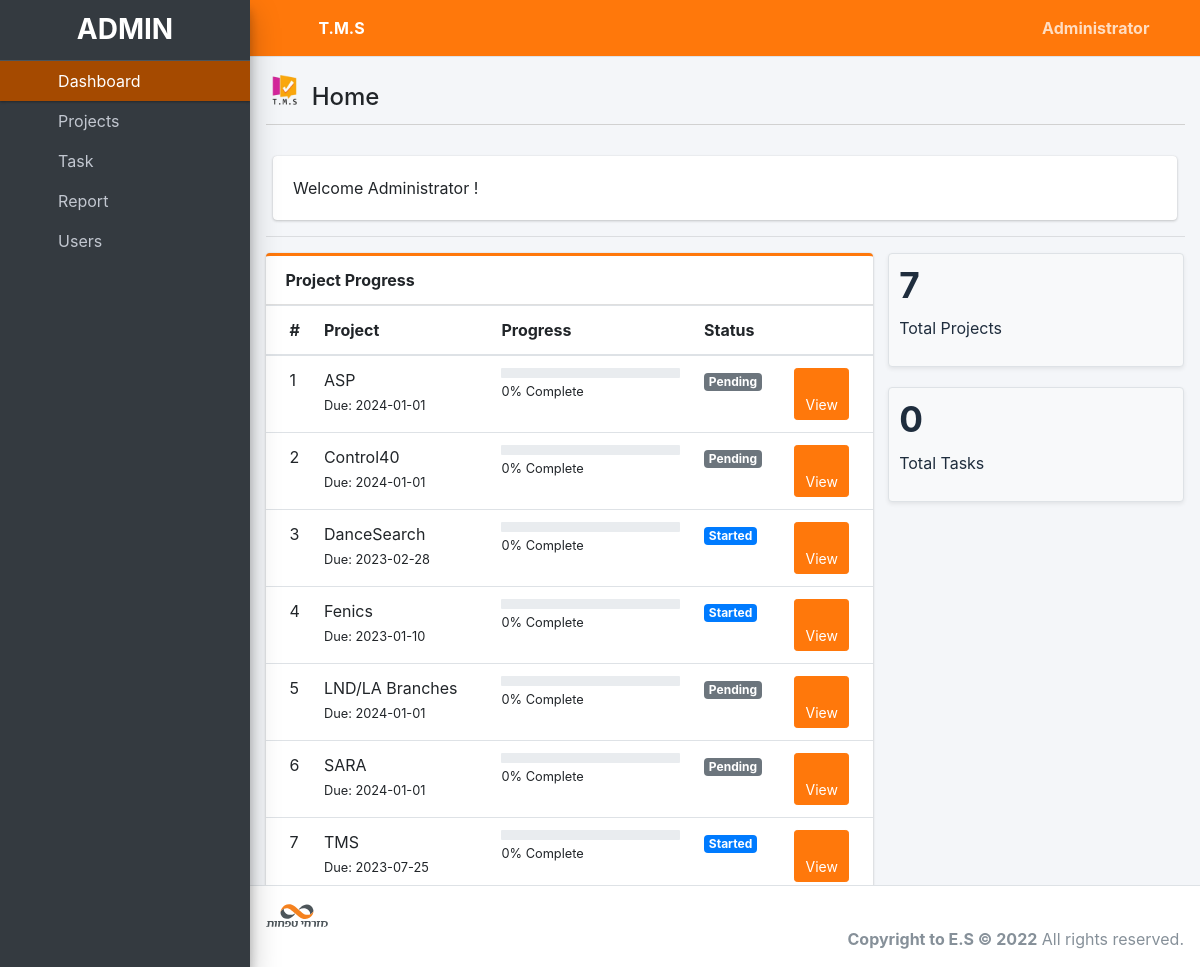
The page / (signed in) on the database its author committed.
### tables this page shows
CREATE TABLE `project_list` (
  `id` int(30) NOT NULL,
  `name` varchar(200) NOT NULL,
  `description` text NOT NULL,
  `status` tinyint(2) NOT NULL,
  `start_date` date NOT NULL,
  `end_date` date NOT NULL,
  `manager_id` int(30) NOT NULL,
  `user_ids` text NOT NULL,
  `date_created` datetime NOT NULL DEFAULT current_timestamp(),
  `repository` varchar(255) NOT NULL
);

### home.php (the view, shortened to what this page needs)
<?php include('db_connect.php') ?>
 <div class="col-12">
          <div class="card">
            <div class="card-body">
              Welcome <?php echo $_SESSION['login_name'] ?>!
            </div>
          </div>
  </div>
  <hr>
  <?php
     $where2 = "";
    ?>
      <div class="row">
        <div class="col-md-8">
        <div class="card card-outline card-success">
          <div class="card-header">
            <b>Project Progress</b>
          </div>
          <div class="card-body p-0">
            <div class="table-responsive">
              <table class="table m-0 table-hover">
                <colgroup>
                  <col width="5%">
                  <col width="30%">
                  <col width="35%">
                  <col width="15%">
                  <col width="15%">
                </colgroup>
                <thead>
                  <th>#</th>
                  <th>Project</th>
                  <th>Progress</th>
                  <th>Status</th>
                  <th></th>
                </thead>
                <tbody>
                <?php
                $i = 1;
                $stat = array("Pending","Started","On-Progress","On-Hold","Over Due","Done");
                $where = "";
                $qry = $conn->query("SELECT * FROM project_list $where order by name asc");
                while($row= $qry->fetch_assoc()):
                $tprog = $conn->query("SELECT * FROM task_list where project_id = {$row['id']}")->num_rows;
                $cprog = $conn->query("SELECT * FROM task_list where project_id = {$row['id']} and status = 3")->num_rows;
                $prog = $tprog > 0 ? ($cprog/$tprog) * 100 : 0;
                $prog = $prog > 0 ?  number_format($prog,2) : $prog;
                $prod = $conn->query("SELECT * FROM user_productivity where project_id = {$row['id']}")->num_rows;
                if($row['status'] == 0 && strtotime(date('Y-m-d')) >= strtotime($row['start_date'])):
                if($prod  > 0  || $cprog > 0)
                  $row['status'] = 2;
                else
                  $row['status'] = 1;
                elseif($row['status'] == 0 && strtotime(date('Y-m-d')) > strtotime($row['end_date'])):
                $row['status'] = 4;
                endif;
                  ?>
                  <tr>
                      <td>
                         <?php echo $i++ ?>
                      </td>
                      <td>
                          <a>
                              <?php echo ucwords($row['name']) ?>
                          </a>
                          <br>
                          <small>
                              Due: <?php echo date("Y-m-d",strtotime($row['end_date'])) ?>
                          </small>
                      </td>
                      <td class="project_progress">
                          <div class="progress progress-sm">
                          </div>
                          <small>
                              <?php echo $prog ?>% Complete
                          </small>
                      </td>
                      <td class="project-state">
                          <?php
                            if($stat[$row['status']] =='Pending'){
                              echo "<span class='badge badge-secondary'>{$stat[$row['status']]}</span>";
                            }elseif($stat[$row['status']] =='Started'){
                              echo "<span class='badge badge-primary'>{$stat[$row['status']]}</span>";
                            }elseif($stat[$row['status']] =='On-Progress'){
                              echo "<span class='badge badge-info'>{$stat[$row['status']]}</span>";
                            }elseif($stat[$row['status']] =='On-Hold'){
                              echo "<span class='badge badge-warning'>{$stat[$row['status']]}</span>";
                            }elseif($stat[$row['status']] =='Over Due'){
                              echo "<span class='badge badge-danger'>{$stat[$row['status']]}</span>";
                            }elseif($stat[$row['status']] =='Done'){
                              echo "<span class='badge badge-success'>{$stat[$row['status']]}</span>";
                            }
                          ?>
                      </td>
                      <td>
                        <a class="btn btn-primary btn-sm" href="./index.php?page=view_project&id=<?php echo $row['id'] ?>">
                              <i class="fas fa-folder">
                              </i>
                              View
                        </a>
                      </td>
                  </tr>
                <?php endwhile; ?>
                </tbody>
              </table>
            </div>
          </div>
        </div>
        </div>
        <div class="col-md-4">
          <div class="row">
          <div class="col-12 col-sm-6 col-md-12">
            <div class="small-box bg-light shadow-sm border">
              <div class="inner">
                <h3><?php echo $conn->query("SELECT * FROM project_list $where")->num_rows; ?></h3>
                <p>Total Projects</p>
              </div>
              <div class="icon">
                <i class="fa fa-layer-group"></i>
              </div>
            </div>
          </div>
           <div class="col-12 col-sm-6 col-md-12">
            <div class="small-box bg-light shadow-sm border">
              <div class="inner">
                <h3><?php echo $conn->query("SELECT t.*,p.name as pname,p.start_date,p.status as pstatus, p.end_date,p.id as pid FROM task_list t inner join project_list p on p.id = t.project_id $where2")->num_rows; ?></h3>
                <p>Total Tasks</p>
              </div>
              <div class="icon">
                <i class="fa fa-tasks"></i>
              </div>
            </div>
          </div>
      </div>
        </div>
      </div>

### rows shown on the page
project_list: name "ASP", end_date "2024-01-01", prog "0", status "Pending"
project_list: name "Control40", end_date "2024-01-01", prog "0", status "Pending"
project_list: name "DanceSearch", end_date "2023-02-28", prog "0", status "Started"
project_list: name "Fenics", end_date "2023-01-10", prog "0", status "Started"
project_list: name "LND/LA Branches", end_date "2024-01-01", prog "0", status "Pending"
project_list: name "SARA", end_date "2024-01-01", prog "0", status "Pending"
project_list: name "TMS", end_date "2023-07-25", prog "0", status "Started"

### other values the page prints
$_SESSION['system']['name'] "T.M.S"
$_SESSION['login_firstname'] "Administrator"
$title "Home"
$_SESSION['login_name'] "Administrator"
$conn->query("SELECT * FROM project_list $where")->num_rows "7"
